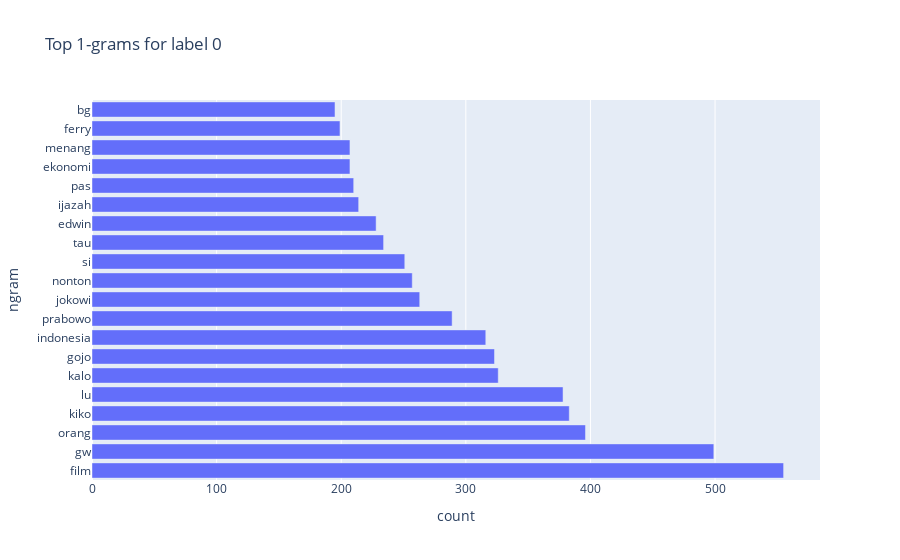

Notebook code for this chart:
### Code cell
# Top n-grams per class (1-3 grams)
import pandas as pd
import regex as re
from collections import Counter
import plotly.express as px

STOPWORDS = set([
    "yg", "nya",  "yang","dan","di","ke","dari","itu","ini","ya","ga","gak","nggak","aja","juga","lah","kok","nih","sih","deh","kayak","karena","untuk","pada","terus","udah","udah","banget","bgt","bang","kak","mas","mba","bro","sis","gue","gua","aku","kamu","anda","dia","mereka","kita","kami","the","a","an","to","of","is","are","am","be","in","on","for","with","at","as","it","this","that"
])

TOKEN_PATTERN = re.compile(r"[\p{L}\p{N}]+", re.IGNORECASE)

def tokenize(text: str):
    return [t.lower() for t in TOKEN_PATTERN.findall(text or "")]

def generate_ngrams(tokens, n):
    return [" ".join(tokens[i:i+n]) for i in range(len(tokens)-n+1)]

def top_ngrams(series: pd.Series, n: int, top_k: int = 20):
    counts = Counter()
    for text in series.fillna(""):
        toks = [t for t in tokenize(text) if t not in STOPWORDS]
        counts.update(generate_ngrams(toks, n))
    items = [(k, v) for k, v in counts.most_common(top_k) if k.strip()]
    return pd.DataFrame(items, columns=["ngram", "count"])

plots = []
for label_value in sorted(df["label"].unique()):
    subset = df[df["label"]==label_value]["comment"]
    for n in [1,2,3]:
        tbl = top_ngrams(subset, n=n, top_k=20)
        tbl["label"] = label_value
        tbl["n"] = n
        fig = px.bar(tbl.head(20), x="count", y="ngram", orientation="h", title=f"Top {n}-grams for label {label_value}")
        plots.append(fig)

plots[0] if plots else None

### Figure 1 — Plotly figure (JSON) as saved in the notebook; plotly's stock layout.template omitted (floating-point values rounded to 4 significant figures)
{"data": [{"hovertemplate": "count=%{x}<br>ngram=%{y}<extra></extra>", "legendgroup": "", "marker": {"color": "#636efa", "pattern": {"shape": ""}}, "name": "", "orientation": "h", "showlegend": false, "textposition": "auto", "type": "bar", "x": [555, 499, 396, 383, 378, 326, 323, 316, 289, 263, 257, 251, 234, 228, 214, 210, 207, 207, 199, 195], "xaxis": "x", "y": ["film", "gw", "orang", "kiko", "lu", "kalo", "gojo", "indonesia", "prabowo", "jokowi", "nonton", "si", "tau", "edwin", "ijazah", "pas", "ekonomi", "menang", "ferry", "bg"], "yaxis": "y"}], "layout": {"barmode": "relative", "legend": {"tracegroupgap": 0}, "title": {"text": "Top 1-grams for label 0"}, "xaxis": {"anchor": "y", "domain": [0, 1], "title": {"text": "count"}}, "yaxis": {"anchor": "x", "domain": [0, 1], "title": {"text": "ngram"}}}}
